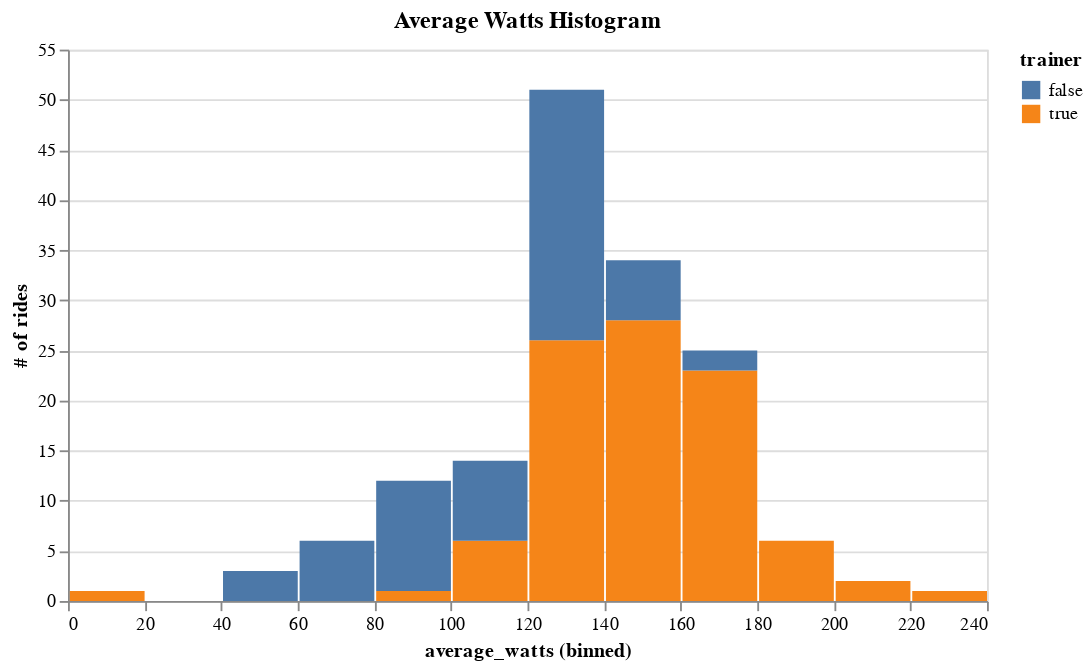

This figure's notebook cell:
### Code cell
alt.Chart(rides).mark_bar().encode(
    alt.X("average_watts:Q",bin=alt.Bin(step=20)),
    y=alt.Y('count(activity_id):Q', axis=alt.Axis(title='# of rides')),
    color='trainer:N',
).properties(
    width=500,
    title='Average Watts Histogram'
)

### Figure 1 — Vega-Lite specification as saved in the notebook (floating-point values rounded to 4 significant figures; data arrays with more than 128 entries replaced by an {"elided": "..."} marker saying what was removed)
{"$schema": "https://vega.github.io/schema/vega-lite/v3.4.0.json", "config": {"mark": {"tooltip": null}, "view": {"height": 300, "width": 400}}, "data": {"name": "data-f8ec995841c8421e3ecaf868cd129381"}, "datasets": {"data-f8ec995841c8421e3ecaf868cd129381": {"elided": "156 records"}}, "encoding": {"color": {"field": "trainer", "type": "nominal"}, "x": {"bin": {"step": 20}, "field": "average_watts", "type": "quantitative"}, "y": {"aggregate": "count", "axis": {"title": "# of rides"}, "field": "activity_id", "type": "quantitative"}}, "mark": "bar", "title": "Average Watts Histogram", "width": 500}
